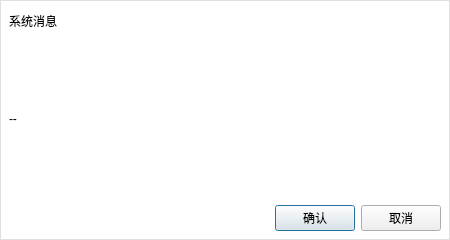
<?xml version="1.0" encoding="UTF-8"?>
<ui version="4.0">
 <class>DialogNote</class>
 <widget class="QDialog" name="DialogNote">
  <property name="geometry">
   <rect>
    <x>0</x>
    <y>0</y>
    <width>450</width>
    <height>240</height>
   </rect>
  </property>
  <property name="mouseTracking">
   <bool>true</bool>
  </property>
  <property name="tabletTracking">
   <bool>true</bool>
  </property>
  <property name="focusPolicy">
   <enum>Qt::StrongFocus</enum>
  </property>
  <property name="windowTitle">
   <string>Dialog</string>
  </property>
  <property name="styleSheet">
   <string notr="true"/>
  </property>
  <property name="sizeGripEnabled">
   <bool>false</bool>
  </property>
  <property name="modal">
   <bool>false</bool>
  </property>
  <layout class="QGridLayout" name="gridLayout">
   <property name="leftMargin">
    <number>0</number>
   </property>
   <property name="topMargin">
    <number>0</number>
   </property>
   <property name="rightMargin">
    <number>0</number>
   </property>
   <property name="bottomMargin">
    <number>0</number>
   </property>
   <property name="spacing">
    <number>0</number>
   </property>
   <item row="0" column="0">
    <widget class="QWidget" name="widgetContent" native="true">
     <property name="styleSheet">
      <string notr="true">QWidget#widgetContent
{
	background-color: rgb(255, 255, 255);
	border: 1px solid #e0e0e0;
	border-radius: 0.3em;
}</string>
     </property>
     <layout class="QGridLayout" name="gridLayout_2">
      <item row="0" column="0" colspan="2">
       <layout class="QHBoxLayout" name="horizontalLayout_2">
        <item>
         <widget class="QLabel" name="lbTitle">
          <property name="styleSheet">
           <string notr="true"/>
          </property>
          <property name="text">
           <string>系统消息</string>
          </property>
         </widget>
        </item>
        <item>
         <spacer name="horizontalSpacer">
          <property name="orientation">
           <enum>Qt::Horizontal</enum>
          </property>
          <property name="sizeHint" stdset="0">
           <size>
            <width>40</width>
            <height>20</height>
           </size>
          </property>
         </spacer>
        </item>
        <item>
         <widget class="QLabel" name="lbClose">
          <property name="minimumSize">
           <size>
            <width>24</width>
            <height>24</height>
           </size>
          </property>
          <property name="maximumSize">
           <size>
            <width>24</width>
            <height>24</height>
           </size>
          </property>
          <property name="styleSheet">
           <string notr="true">border-image: url(:/resources/image/public/dialog_close.png);</string>
          </property>
          <property name="text">
           <string/>
          </property>
         </widget>
        </item>
       </layout>
      </item>
      <item row="2" column="1">
       <layout class="QHBoxLayout" name="horizontalLayout">
        <item>
         <spacer name="horizontalSpacer_2">
          <property name="orientation">
           <enum>Qt::Horizontal</enum>
          </property>
          <property name="sizeHint" stdset="0">
           <size>
            <width>40</width>
            <height>20</height>
           </size>
          </property>
         </spacer>
        </item>
        <item>
         <widget class="QPushButton" name="btnConfirm">
          <property name="styleSheet">
           <string notr="true"/>
          </property>
          <property name="text">
           <string>确认</string>
          </property>
          <property name="Ok" stdset="0">
           <bool>true</bool>
          </property>
         </widget>
        </item>
        <item>
         <widget class="QPushButton" name="btnCancel">
          <property name="styleSheet">
           <string notr="true"/>
          </property>
          <property name="text">
           <string>取消</string>
          </property>
          <property name="Cancel" stdset="0">
           <bool>true</bool>
          </property>
         </widget>
        </item>
       </layout>
      </item>
      <item row="1" column="0" colspan="2">
       <widget class="QLabel" name="lbContent">
        <property name="sizePolicy">
         <sizepolicy hsizetype="Preferred" vsizetype="Expanding">
          <horstretch>0</horstretch>
          <verstretch>0</verstretch>
         </sizepolicy>
        </property>
        <property name="text">
         <string>--</string>
        </property>
        <property name="scaledContents">
         <bool>true</bool>
        </property>
        <property name="wordWrap">
         <bool>true</bool>
        </property>
       </widget>
      </item>
     </layout>
    </widget>
   </item>
  </layout>
 </widget>
 <resources/>
 <connections/>
</ui>
